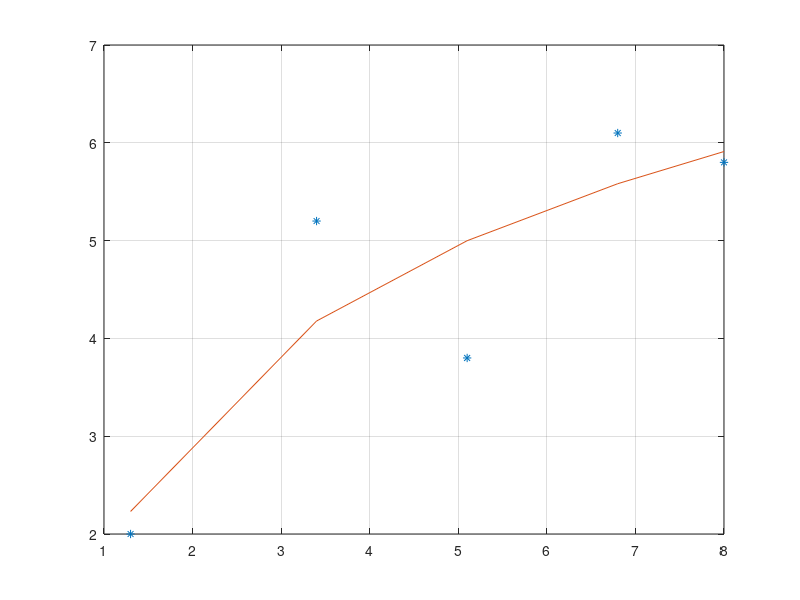

Write MATLAB code to recreate this figure.
clear
clc
x = [1.3 3.4 5.1 6.8 8];
y = [2 5.2 3.8 6.1 5.8];
z = log(x); % já calcula automaticamente o vetor z com os logaritmos
n = length(x);
M = 1; %sempre 1 no ajuste exponencial

for i = 1 : M + 1
  for j = 1 : M + 1
    a(i,j) = 0;
    for k = 1 : n
       a(i,j) += z(k)^(j+i-2);
    endfor
  endfor
  b(i) = 0;
  for k = 1 : n
    b(i) += y(k)*z(k)^(i-1);
  endfor
endfor

printf("Matriz A:\n");
a
printf("Vetor B:\n");
b
printf("Determinante de A:\n");
d = det(a)
printf("Condicionamento de A:\n");
n_cond = cond(a)
% resolve o sistema linear
c = a\b';

% vetor inteiro deve ser operado com exponencial
printf("Vetor C de coeficientes:\n");
c

% gera o vetor g(x) para construção do gráfico
for k = 1 : n
  g(k) = c(1) + c(2) * log(x(k));
endfor

d = sum((y-g).^2) % quanto menor, melhor (erro)

plot(x, y, '*')
hold on
grid
plot(x, g)

